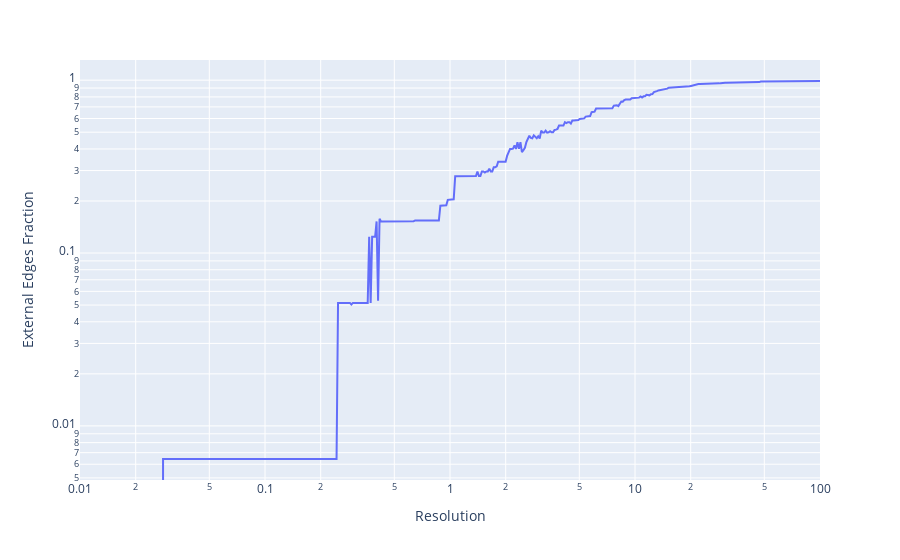

Notebook code cell kept with this figure:
### Code cell
fig = px.line(x=resolutions, y=external_edges_fraction, log_x=True, log_y=True, labels={'x': 'Resolution', 'y': 'External Edges Fraction'})
pyo.iplot(fig)

### Figure 1 — Plotly figure (JSON) as saved in the notebook; plotly's stock layout.template omitted (floating-point values rounded to 4 significant figures; data arrays with more than 128 entries replaced by an {"elided": "..."} marker saying what was removed)
{"data": [{"hovertemplate": "Resolution=%{x}<br>External Edges Fraction=%{y}<extra></extra>", "legendgroup": "", "line": {"color": "#636efa", "dash": "solid"}, "marker": {"symbol": "circle"}, "mode": "lines", "name": "", "orientation": "v", "showlegend": false, "type": "scatter", "x": {"elided": "500 float values"}, "xaxis": "x", "y": {"elided": "500 float values"}, "yaxis": "y"}], "layout": {"legend": {"tracegroupgap": 0}, "margin": {"t": 60}, "xaxis": {"anchor": "y", "domain": [0, 1], "title": {"text": "Resolution"}, "type": "log"}, "yaxis": {"anchor": "x", "domain": [0, 1], "title": {"text": "External Edges Fraction"}, "type": "log"}}}
